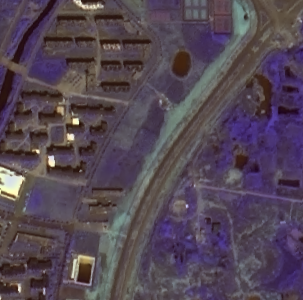
#> input picture 遥感数字图像处理/实验/实验03 对比度增强/subset.tif, 303 x 300 px, found by its file name
$ python 191830246_hw3-2.py   (older library calls are emulated)
#> lines starting #> are read from the running program, lines starting #| are printed output that depends on the picture; after the words box and inside, x2 and y2 are one past the last pixel; in counts of white or black regions, pixels touching at a corner belong together
# coding: utf-8
import cv2
import numpy as np
import matplotlib.pyplot as plt

def linearStretch(src):
    smax = np.max(src)
    smin = np.min(src)
    dst = 255 * (src - smin) / (smax - smin)
    dst = np.uint8(dst + 0.5)
    return dst

def linearDividedStretch(src, x1, y1, x2, y2):
    x1, x2 = np.float(x1), np.float(x2)
    y1 = [np.float(i) for i in y1]
    y2 = [np.float(i) for i in y2]
    x = np.arange(256)
    #三通道查找表
    b_channel = np.zeros(256, dtype = np.float64)
    g_channel = np.zeros(256, dtype = np.float64)
    r_channel = np.zeros(256, dtype = np.float64)
    for i in x:
        if i < x1:
            b_channel[i] = (y1[0] * 1.0 / x1) * i
            g_channel[i] = (y1[1] * 1.0 / x1) * i
            r_channel[i] = (y1[2] * 1.0 / x1) * i
        elif i < x2:
            b_channel[i] = (y2[0] - y1[0]) / (x2 - x1) * (i - x1) + y1[0]
            g_channel[i] = (y2[1] - y1[1]) / (x2 - x1) * (i - x1) + y1[1]
            r_channel[i] = (y2[2] - y1[2]) / (x2 - x1) * (i - x1) + y1[2]
        else:
            b_channel[i] = (255 - y2[0]) / (255 - x2) * (i - x2) + y2[0]
            g_channel[i] = (255 - y2[1]) / (255 - x2) * (i - x2) + y2[1]
            r_channel[i] = (255 - y2[2]) / (255 - x2) * (i - x2) + y2[2]
    lut = np.dstack((b_channel,g_channel,r_channel))
    lut = np.uint8(lut+0.5)
    dst = cv2.LUT(src, lut)
    return dst

def disHist(src):
    # 计算直方图
    histb = cv2.calcHist([src], [0], None, [256], [0, 255])
    histg = cv2.calcHist([src], [1], None, [256], [0, 255])
    histr = cv2.calcHist([src], [2], None, [256], [0, 255])
    # 对第 1 子图进行设定
    plt.subplot(3, 1, 1)
    plt.plot(histb, 'b', label='b')
    plt.xlabel('x')
    plt.ylabel('y')
    plt.legend()
    # 对第 2 子图进行设定
    plt.subplot(3, 1, 2)
    plt.plot(histg, 'g', label='g')
    plt.xlabel('x')
    plt.ylabel('y')
    plt.legend()
    # 对第 3 子图进行设定
    plt.subplot(3, 1, 3)
    plt.plot(histr, 'r', label='r')
    plt.xlabel('x')
    plt.ylabel('y')
    plt.legend()
    plt.show()
    cv2.destroyAllWindows()

img = cv2.imread('subset.tif', cv2.IMREAD_UNCHANGED)
#> img is the input picture: shape (300, 303, 3) uint16; mean B, G, R 352.7, 301.1, 351.6
disHist(img)
#> in disHist, `histb = cv2.calcHist([src], [0], None, [256], [0, 255])`: histb = 256 values, max 143 at index 244, min 0 at index 0, mean 42.88
#> in disHist, `histg = cv2.calcHist([src], [1], None, [256], [0, 255])`: histg = 256 values, max 444 at index 254, min 0 at index 0, mean 115.3
#> in disHist, `histr = cv2.calcHist([src], [2], None, [256], [0, 255])`: histr = 256 values, max 131 at index 253, min 0 at index 0, mean 24.57
#> in disHist, `plt.show()`:
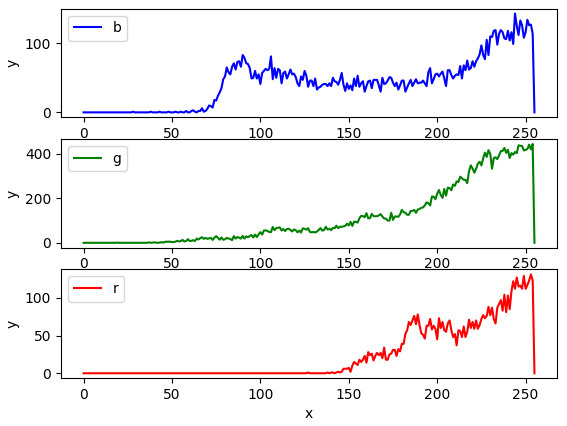
#> figure drawn by matplotlib, 3 panels; panel 1: curve peaks at x = 244, y = 143; panel 2: curve peaks at x = 254, y = 444; panel 3: curve peaks at x = 253, y = 131
cv2.imshow('input', img)
img2 = linearStretch(img)
#> in linearStretch, `smax = np.max(src)`: smax = 1023
#> in linearStretch, `smin = np.min(src)`: smin = 19
#> in linearStretch, `dst = 255 * (src - smin) / (smax - smin)`:
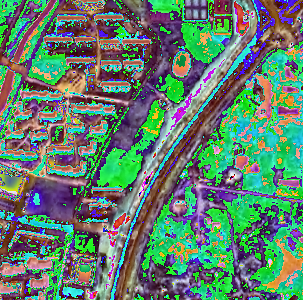
#> dst: shape (300, 303, 3) float64; mean B, G, R 28.1, 32.5, 24.9; drawn with min black and max white
#> in linearStretch, `dst = np.uint8(dst + 0.5)`:
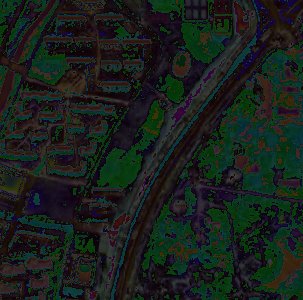
#> dst: shape (300, 303, 3); mean B, G, R 28.1, 32.5, 24.9
disHist(img2)
#> in disHist (call 2), `histb = cv2.calcHist([src], [0], None, [256], [0, 255])`: histb = 256 values, max 2463 at index 18, min 0 at index 66, mean 355.1
#> in disHist (call 2), `histg = cv2.calcHist([src], [1], None, [256], [0, 255])`: histg = 256 values, max 2043 at index 3, min 0 at index 66, mean 355.1
#> in disHist (call 2), `histr = cv2.calcHist([src], [2], None, [256], [0, 255])`: histr = 256 values, max 2576 at index 9, min 0 at index 66, mean 355.1
#> in disHist (call 2), `plt.show()`:
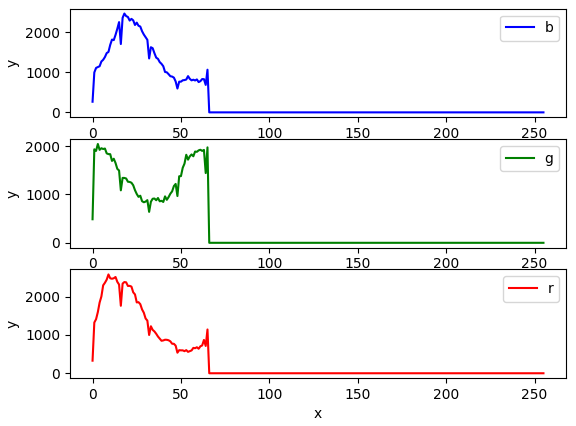
#> figure drawn by matplotlib, 3 panels; panel 1: curve peaks at x = 18, y = 2463; panel 2: curve peaks at x = 3, y = 2043; panel 3: curve peaks at x = 9, y = 2576
cv2.imshow('outputOfLineraStretch', img2)
x1 = 75
x2 = 105
y1 = (130,140,140)
y2 = (170,190,180)
img3 = linearDividedStretch(img2,x1,y1,x2,y2)
#> in linearDividedStretch, `dst = cv2.LUT(src, lut)`:
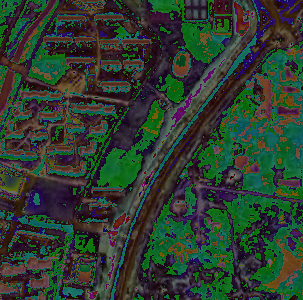
#> dst: shape (300, 303, 3); mean B, G, R 48.7, 60.7, 46.4
cv2.imshow('outputOfLinearDivStretch', img3)


cv2.imwrite('sstest.tif', img2)
cv2.waitKey(0)

disHist(img2)
disHist(img3)
#> in disHist (call 4), `histb = cv2.calcHist([src], [0], None, [256], [0, 255])`: histb = 256 values, max 2463 at index 31, min 0 at index 1, mean 355.1
#> in disHist (call 4), `histg = cv2.calcHist([src], [1], None, [256], [0, 255])`: histg = 256 values, max 2043 at index 6, min 0 at index 1, mean 355.1
#> in disHist (call 4), `histr = cv2.calcHist([src], [2], None, [256], [0, 255])`: histr = 256 values, max 2576 at index 17, min 0 at index 1, mean 355.1
#> in disHist (call 4), `plt.show()`:
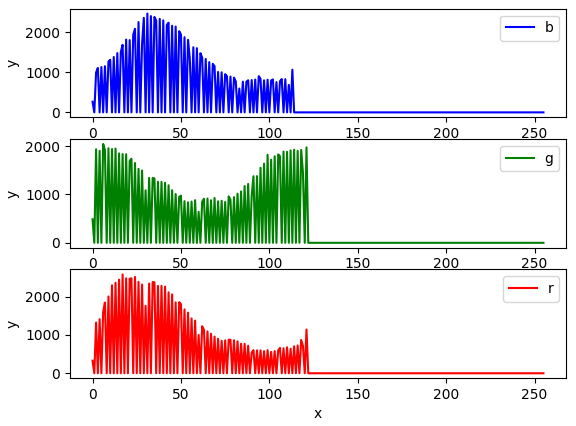
#> figure drawn by matplotlib, 3 panels; panel 1: curve peaks at x = 31, y = 2463; panel 2: curve peaks at x = 6, y = 2043; panel 3: curve peaks at x = 17, y = 2576

$ run again, with 遥感数字图像处理/实验/实验03 对比度增强/city_gamma.tif copied over 遥感数字图像处理/实验/实验03 对比度增强/subset.tif
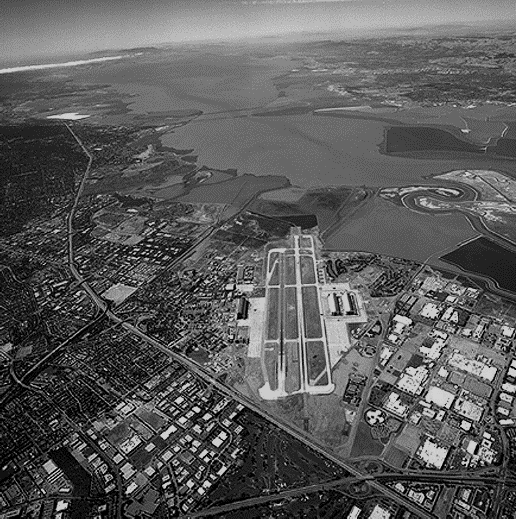
#> input picture 遥感数字图像处理/实验/实验03 对比度增强/city_gamma.tif, 516 x 519 px, found by its file name
#> img is the input picture: shape (519, 516, 3); min 0, max 211, mean 90.4
#> histb = 256 values, max 43368 at index 102, min 0 at index 1, mean 1046.1
#> histg has the same summary as histb
#> histr has the same summary as histb
#> smax = 211
#> smin = 0
#> in linearStretch, `dst = np.uint8(dst + 0.5)`:
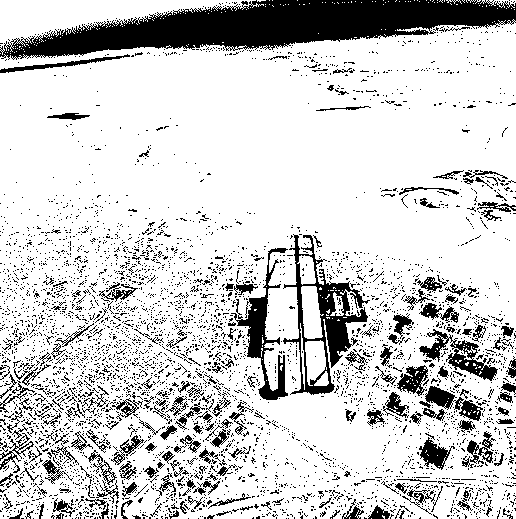
#> dst: shape (519, 516, 3); values 0 (black) and 1 (white), 81.1% white; 4541 black regions (4341 under 20 px), largest, box (x1, y1, x2, y2) and area: (0, 0, 516, 60) 16117, (283, 234, 370, 395) 3471, (231, 248, 288, 400) 2046
#> histb = 256 values, max 217216 at index 1, min 0 at index 2, mean 1046.1
#> histg has the same summary as histb
#> histr has the same summary as histb
#> in disHist (call 2), `plt.show()`:
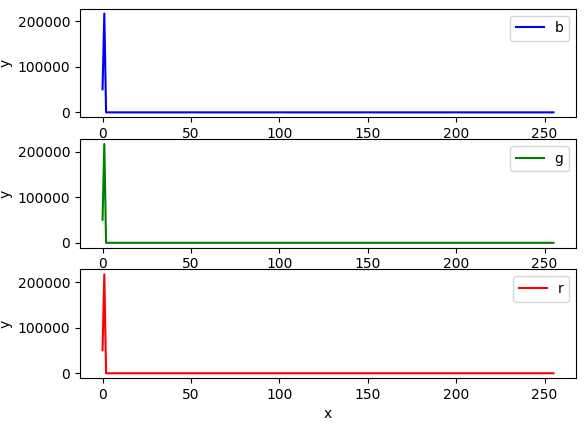
#> figure drawn by matplotlib, 3 panels; panel 1: curve peaks at x = 1, y = 217216; panel 2: curve peaks at x = 1, y = 217216; panel 3: curve peaks at x = 1, y = 217216
